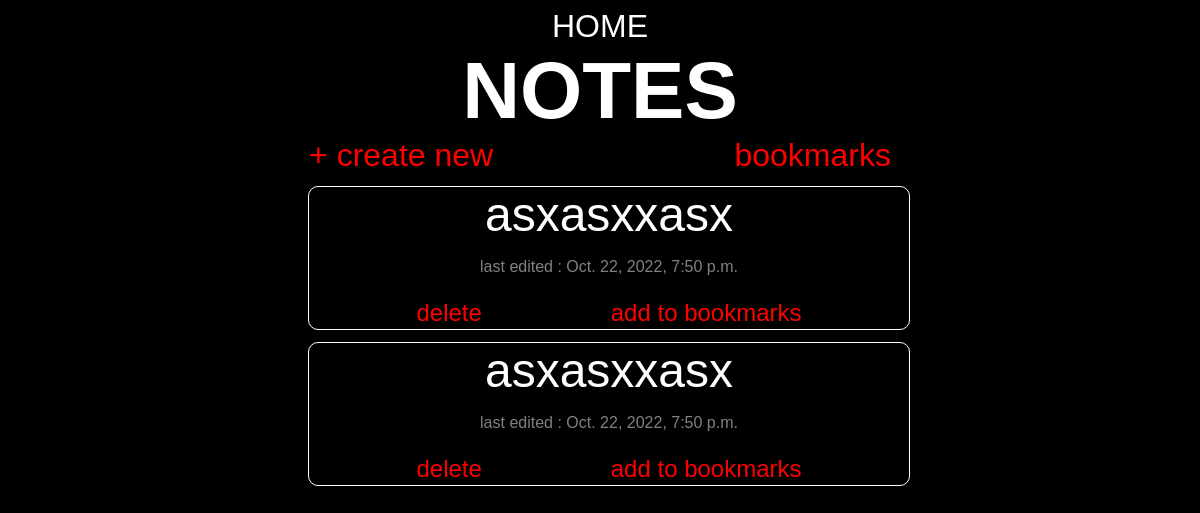
The app's page /, older data.
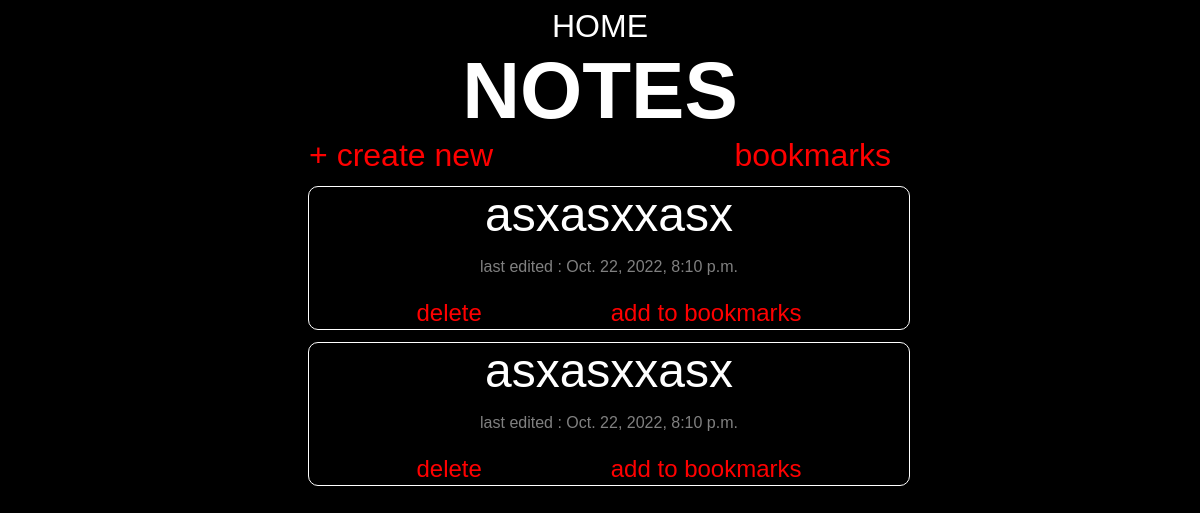
The same page, newer data.
### base/models.py (models this page shows, shortened)
class Notes(models.Model):
    title = models.CharField(max_length=20)
    description = models.TextField(blank=True, null=True)
    lastedit = models.DateTimeField(auto_now=True)
    picture = models.ImageField(upload_to="media", null=True, blank=True, default='media/body.png')
    bookmark = models.IntegerField(default=0)
    class Meta:
        ordering = ['-lastedit']

### base/views.py (the view)
# urls.py: path('', views.homepage, name='home'),
def homepage(request):
    notes = Notes.objects.all()
    dict = {'notes': notes}
    return render(request, 'base/homepage.html', dict)

### base/templates/base/homepage.html (shortened to what this page needs)
{% extends 'main.html' %}
{% block content %}
<h1>NOTES</h1>
<div>
    <span><a href="{% url 'newnote' %}" class="link">+ create new</a></span>
    <span><a href="{% url 'viewbookmarks' %} " class="link">bookmarks</a></span>
    <div>
        {% for i in notes %}
        <div class="notesblock">
            <a href="{% url 'notes' i.id %}" id="title">{{i.title}}</a>
            <p>last edited : {{i.lastedit}}</p>
            <a href="{% url 'delete' i.id %}" class="link button">delete</a>
            {%if i.bookmark == 0 %}
            <a href="{% url 'addBookmark' i.id%}" class="link button">add to bookmarks</a>
            {%else%}
            <a href="{% url 'deleteBookmark' i.id%}" class="button">remove from bookmarks</a>
            {%endif%}
        </div>
        {% endfor %}
    </div>
</div>
{% endblock %}

Row changes from the older to the newer data that the page shows:
changed Notes (number 1 of 2 on the later page): lastedit "Oct. 22, 2022, 7:50 p.m." → "Oct. 22, 2022, 8:10 p.m."
changed Notes (number 2 of 2 on the later page): lastedit "Oct. 22, 2022, 7:50 p.m." → "Oct. 22, 2022, 8:10 p.m."
